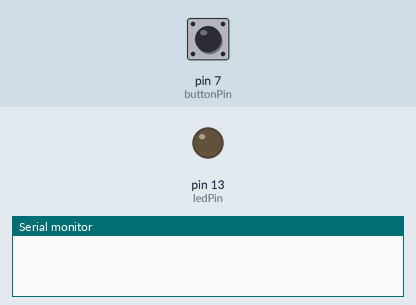
This sketch was run on a simulated Arduino Uno, built with avr-gcc and run on an emulated ATmega328P. Shown: output pins drawn as LEDs (lit = HIGH), the last lines printed to the serial monitor. The test bench sets the inputs (shaded band); at power-on: pin 7 (buttonPin) LOW.

Above: at 1.2 s.
1.3 s: pin 7 (buttonPin) pulled HIGH for 0.15 s
At 1.6 s:
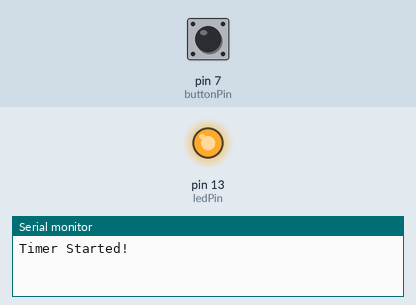
2.9 s: pin 7 (buttonPin) pulled HIGH for 1 s
At 4.0 s:
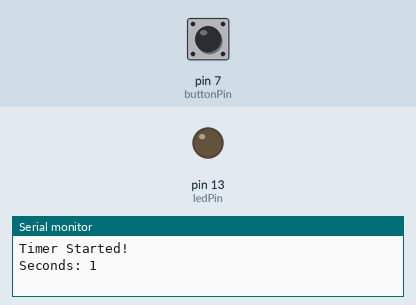
5.4 s: pin 7 (buttonPin) pulled HIGH for 3.2 s
At 5.9 s:
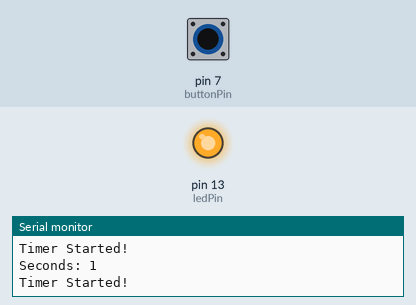
Timing chart, 0 to 8.4 s (numbered marks = the images above; inputs shaded):
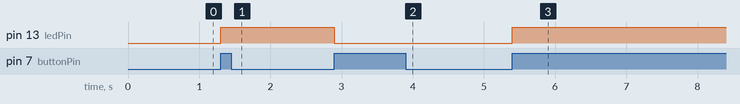

Measured:
- after the input at 1.3 s, pin 13 (ledPin): LOW → HIGH at once
- after the input at 2.9 s, pin 13 (ledPin): HIGH → LOW at once
- after the input at 5.4 s, pin 13 (ledPin): LOW → HIGH at once

The sketch:

button_timer.ino
```cpp
/*
  Button timer
  time between button presses
  - needs debounce
*/

// constants won't change. They're used here to set pin numbers:
const int buttonPin = 7;     // the number of the pushbutton pin
const int ledPin =  13;      // the number of the LED pin

unsigned long startTime;
unsigned long endTime;
unsigned long duration;

int state = 0;
int buttonState = 0;         // variable for reading the pushbutton status

void setup() {
  // initialize the LED pin as an output:
  pinMode(ledPin, OUTPUT);
  // initialize the pushbutton pin as an input:
  pinMode(buttonPin, INPUT);
  // begin console
  // - switch to display
  Serial.begin(9600);
}

void loop() {
  // read the state of the pushbutton value:
  buttonState = digitalRead(buttonPin);
  // S0 Begin timer when button first pressed and no timerRunning yet
  if (state == 0 && buttonState == HIGH) {
    // turn LED on:
    digitalWrite(ledPin, HIGH);
    Serial.print ("Timer Started!\n");
    startTime = millis();
    state = 1;
  }
  // button unpressed, waits for next press to stop
  if (state == 1 && buttonState == LOW) {
    state = 2;
  }
  // button pressed again, stops timer and displays
  if (state == 2 && buttonState == HIGH) {
    endTime = millis();
    digitalWrite(ledPin, LOW);
    printTimeElapsed();
    state = 3;
  }
  // unpress and wait for next button press. ie. restarts timer
  if (state == 3 && buttonState == LOW) {
    state = 0;
  }
//  Serial.print ("state: ");
//  Serial.println (state);

}

void printTimeElapsed(){
  endTime = millis();
  duration = endTime - startTime;
  Serial.print ("Seconds: ");
  Serial.println (duration / 1000);
}
```
